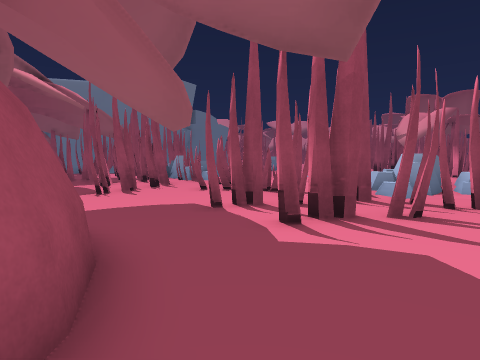
[1] (above)

19 first-person views from a walk through a Unity game level. The camera is 1.2 m above the floor, tilts 4° down and sees 75° across. The floor is counted in squares, 1 m on a side. Each view is taken from the middle of a square. On the plan, view 1 faces up. The plan holds only what a view shows up to about 13 squares ahead; the rest is blank. The place goes on beyond the plan. The player is left out.

[2]
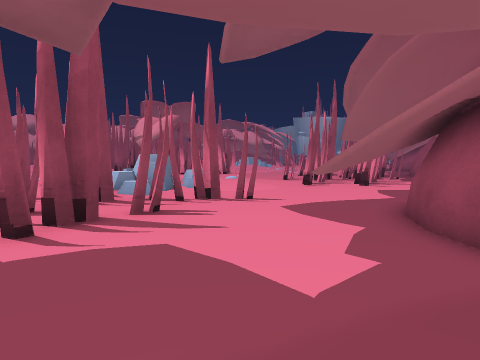

[3]
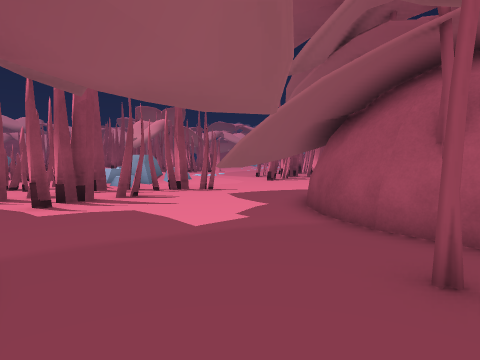

[4]
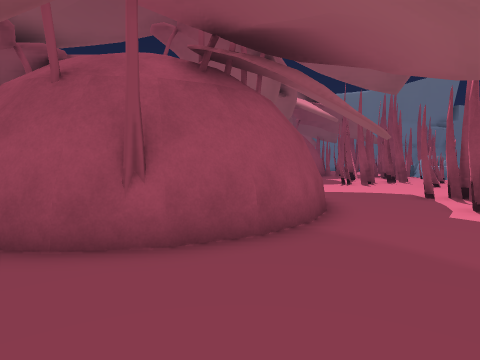

[5]
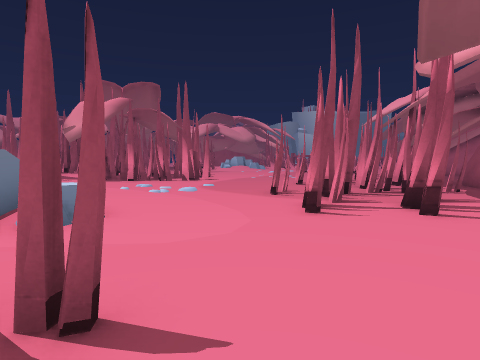

[6]
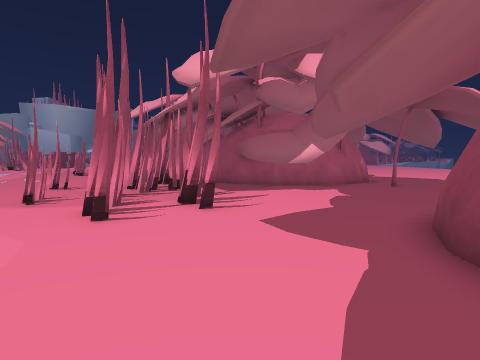

[7]
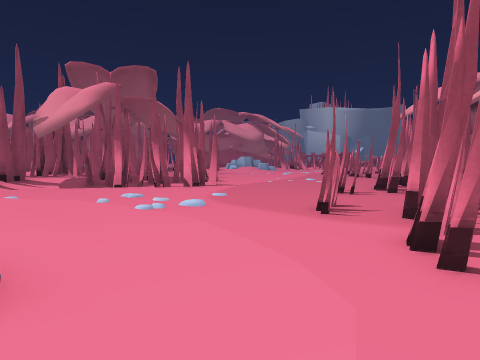

[8]
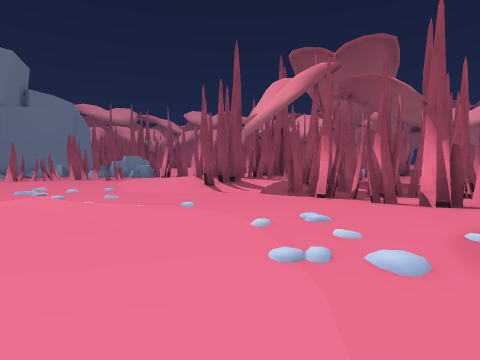

[9]
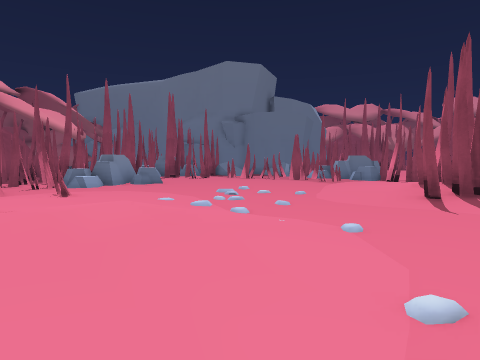

[10]
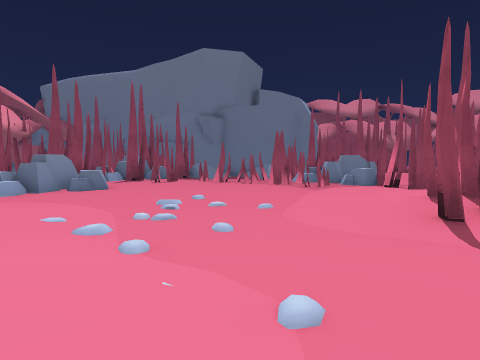

[11]
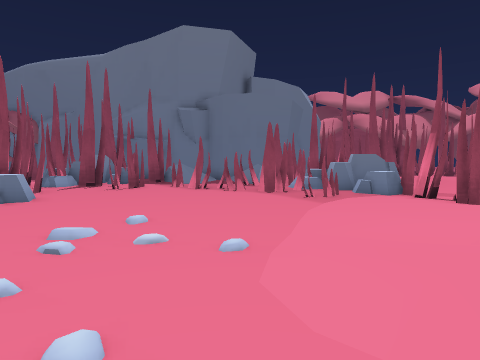

[12]
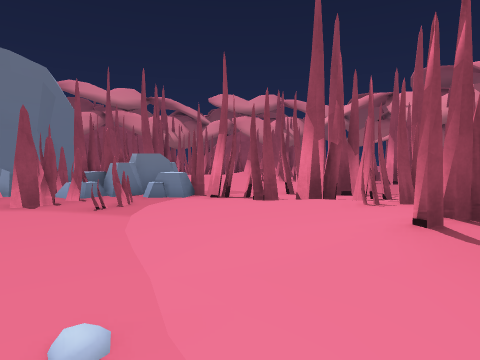

[13]
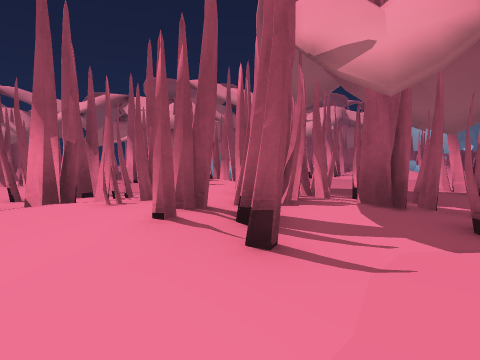

[14]
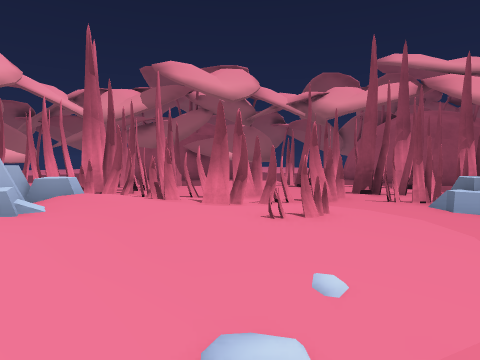

[15]
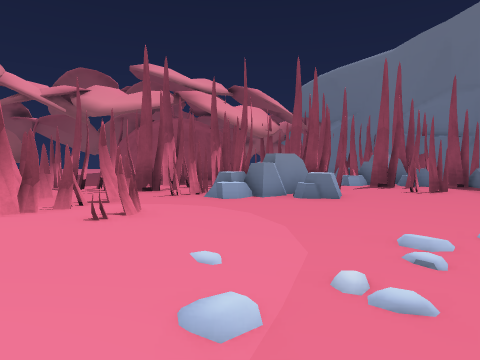

[16]
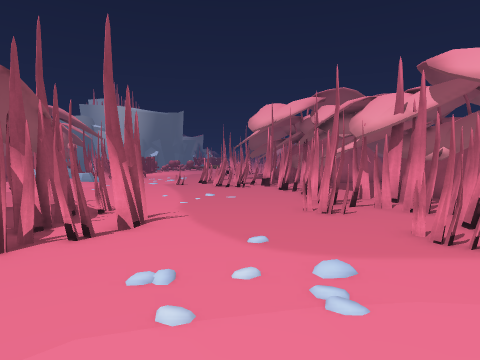

[17]
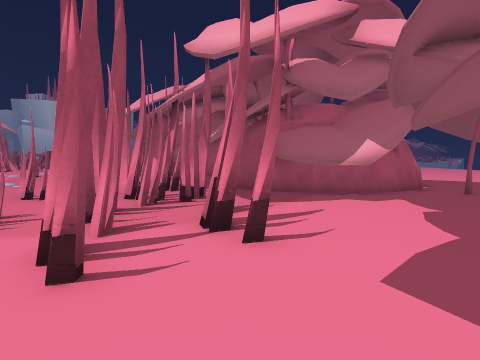

[18]
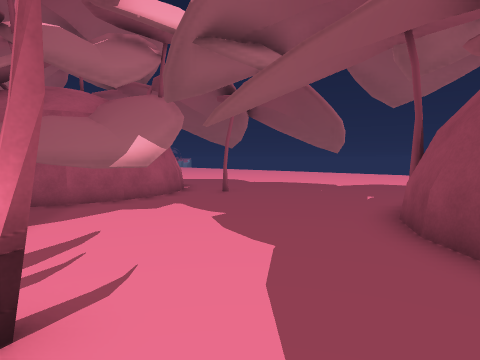

[19]
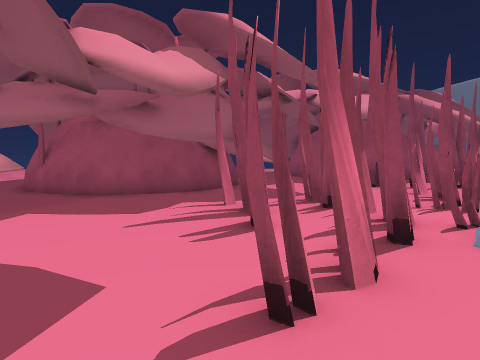

### Floor plan
Key: @ floor where view 1 was taken; # wall or solid block; . main floor; : floor 0.25 m higher than the main floor; + floor 0.5 m higher than the main floor; / step, stairs or slope; = window, fence, low wall or low ledge; ^ raised ledge; R rock; O other object.
Columns run from 5 left of view 1 to 21 right of it. Each row starts with its distance up from view 1.
 33    # OO  R:::OO
 32    ##O   R...::
 31      O RRRR.... OO
 30     =O RR.RO.OOOO.
 29      . O...OO....O
 28      .OO.....OOOOO
 27 O.  .OO.....:::: OO
 26 O...........:::O +O
 25 O.O.........:::++  O
 24 O.O.........::OOO OOO    ..
 23 .............::OOO:OOO...O.
 22 .O.............O./:OOO ..O
 21  O.RR.............O.OOOOO.
 20   RR..............OOOOOOO.
 19   RR......./........O...
 18 O RR......./.........OO....
 17 O RR........./:............
 16 OO.O....:::://::...........
 15  O.....:::::////...........
 14  OO...OO:::+++//...........
 13  O.....O:::/R+/:........O..
 12  O.OOO..O++R  ::.......O.OO
 11 OO....OOO  RR:::....O...OO.
 10 O......O.O R:R:.........O.
  9 .......OOO..........OO.OO.O
  8  ...OOOO.OO......OOO..OO.OO
  7 O.........OO........O .OOO
  6  O.. .OOOO.OO.....OOOO..O #
  5  ##...O..................O#
  4   ##....................O##
  3    #...................OO#
  2    ##...#^ ######......O.#
  1    ##...#####   ##.......#
  0   ##=@....##     ##......##
 -1   #O.....=#      #O.......#
 -2  ##=...O.##        .....O..
 -3   .......          ........

Positions as (right, up) in squares from view 1, and headings:
1: (0, 0), facing up
2: (0, 0), facing up-right
3: (-1, -3), facing up-right
4: (2, -3), facing up-left
5: (6, 4), facing up-right
6: (6, 5), facing right
7: (8, 7), facing up-right
8: (11, 10), facing up
9: (12, 13), facing up-left
10: (11, 16), facing up-left
11: (9, 19), facing up-left
12: (7, 20), facing up
13: (7, 20), facing up-right
14: (7, 19), facing down-left
15: (8, 18), facing left
16: (8, 15), facing right
17: (9, 6), facing right
18: (11, 6), facing down-right
19: (9, 6), facing left
